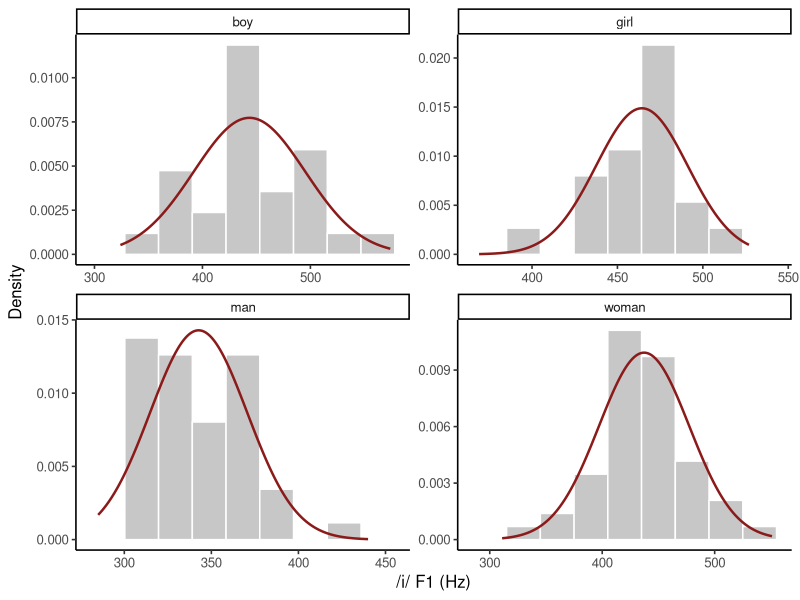

The R script that drew this image:
## ---- chunk 1
#| label: fit-hillenbrand-normal
library(ggplot2)

vowels <- read.csv(
  "data/hillenbrand/vowels-complete.csv",
  stringsAsFactors = FALSE
)
i_tokens <- subset(vowels, vowel == "i")

fits <- do.call(rbind, lapply(split(i_tokens, i_tokens$speaker_type), function(z) {
  mu <- mean(z$f1_hz)
  sigma <- sqrt(mean((z$f1_hz - mu)^2))
  data.frame(speaker_type = z$speaker_type[1], n = nrow(z),
             mu = mu, sigma = sigma)
}))
row.names(fits) <- NULL

normal_grid <- do.call(rbind, lapply(split(i_tokens, i_tokens$speaker_type), function(z) {
  mu <- mean(z$f1_hz)
  sigma <- sqrt(mean((z$f1_hz - mu)^2))
  values <- seq(min(z$f1_hz) - 20, max(z$f1_hz) + 20, length.out = 300L)
  data.frame(speaker_type = z$speaker_type[1], f1_hz = values,
             density = dnorm(values, mu, sigma))
}))

stopifnot(
  nrow(vowels) == 1668L,
  nrow(i_tokens) == 139L,
  !anyDuplicated(i_tokens$speaker_id),
  all(is.finite(fits$mu)), all(fits$sigma > 0)
)

fits
## ---- chunk 2
#| label: plot-hillenbrand-normal
#| fig-cap: "Observed /i/ F1 measurements and group-specific fitted normal densities. Each facet contains one token per speaker."
ggplot(i_tokens, aes(f1_hz)) +
  geom_histogram(aes(y = after_stat(density)), bins = 9,
                 fill = "grey78", color = "white") +
  geom_line(data = normal_grid, aes(f1_hz, density),
            color = "#8B1A1A", linewidth = 0.85, inherit.aes = FALSE) +
  facet_wrap(~speaker_type, scales = "free", ncol = 2) +
  labs(x = "/i/ F1 (Hz)", y = "Density") +
  theme_classic(base_size = 12)
